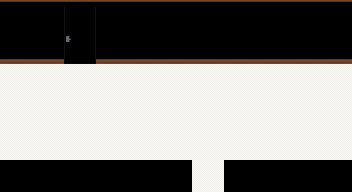

Tiled map render using the project's own tile images. Description and the whole map definition, tile-layer contents included, below:
An orthogonal 11x6 tile map with 32x32 px tiles, 3 tile layers (layer0, layer2, layer3), 1 hidden layer not drawn, 2 tilesets.

<map version="1.9" tiledversion="1.9.2" orientation="orthogonal" renderorder="right-down" width="11" height="6" tilewidth="32" tileheight="32" infinite="0" nextlayerid="5" nextobjectid="1">
 <tileset firstgid="1" source="res/add_more.tsx" />
 <tileset firstgid="513" source="res/room-01-udy.tsx" />
 <layer id="4" name="layer0" width="11" height="6">
  <data encoding="csv">
0,0,0,0,0,0,0,0,0,0,0,
0,0,0,0,0,0,0,0,0,0,0,
312,312,312,312,312,312,312,312,312,312,312,
312,312,312,312,312,312,312,312,312,312,312,
312,312,312,312,312,312,312,312,312,312,312,
0,0,0,0,0,0,312,0,0,0,0
</data>
 </layer>
 <layer id="1" name="layer1" width="11" height="6" visible="0" locked="1">
  <data encoding="csv">
12,12,12,12,12,12,12,12,12,12,12,
12,12,12,12,12,12,12,12,12,12,12,
513,514,515,516,513,514,515,516,513,514,515,
513,514,515,516,513,514,515,516,513,514,515,
513,514,515,516,513,514,515,516,513,514,515,
28,28,28,28,28,28,515,28,28,28,28
</data>
 </layer>
 <layer id="2" name="layer2" width="11" height="6" locked="1">
  <data encoding="csv">
521,521,521,521,521,521,521,521,521,521,521,
529,529,529,529,529,529,529,529,529,529,529,
0,0,0,0,0,0,0,0,0,0,0,
0,0,0,0,0,0,0,0,0,0,0,
0,0,0,0,0,0,0,0,0,0,0,
0,0,0,0,0,0,0,0,0,0,0
</data>
 </layer>
 <layer id="3" name="layer3" width="11" height="6" locked="1">
  <data encoding="csv">
0,0,9,0,0,0,0,0,0,0,0,
0,0,25,0,0,0,0,0,0,0,0,
0,0,0,0,0,0,0,0,0,0,0,
0,0,0,0,0,0,0,0,0,0,0,
0,0,0,0,0,0,0,0,0,0,0,
0,0,0,0,0,0,0,0,0,0,0
</data>
 </layer>
</map>
